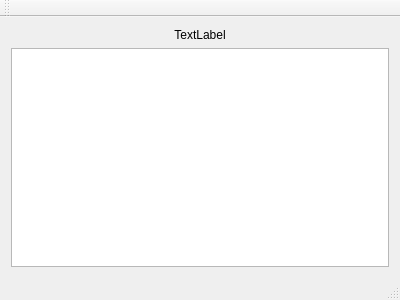
<?xml version="1.0" encoding="UTF-8"?>
<ui version="4.0">
 <class>MainWindow</class>
 <widget class="QMainWindow" name="MainWindow">
  <property name="geometry">
   <rect>
    <x>0</x>
    <y>0</y>
    <width>400</width>
    <height>300</height>
   </rect>
  </property>
  <property name="windowTitle">
   <string>TicTacToe</string>
  </property>
  <widget class="QWidget" name="centralWidget">
   <layout class="QGridLayout" name="gridLayout">
    <item row="0" column="0">
     <widget class="QLabel" name="label">
      <property name="text">
       <string>TextLabel</string>
      </property>
      <property name="alignment">
       <set>Qt::AlignCenter</set>
      </property>
     </widget>
    </item>
    <item row="1" column="0">
     <widget class="QGraphicsView" name="graphicsView"/>
    </item>
   </layout>
  </widget>
  <widget class="QMenuBar" name="menuBar">
   <property name="geometry">
    <rect>
     <x>0</x>
     <y>0</y>
     <width>400</width>
     <height>21</height>
    </rect>
   </property>
  </widget>
  <widget class="QToolBar" name="mainToolBar">
   <attribute name="toolBarArea">
    <enum>TopToolBarArea</enum>
   </attribute>
   <attribute name="toolBarBreak">
    <bool>false</bool>
   </attribute>
  </widget>
  <widget class="QStatusBar" name="statusBar"/>
 </widget>
 <layoutdefault spacing="6" margin="11"/>
 <resources/>
 <connections/>
</ui>
